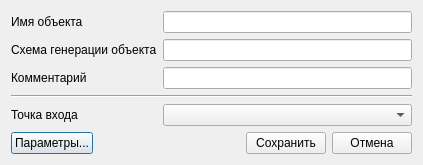
<?xml version="1.0" encoding="UTF-8"?>
<ui version="4.0">
 <class>ObjectDialog</class>
 <widget class="QDialog" name="ObjectDialog">
  <property name="geometry">
   <rect>
    <x>0</x>
    <y>0</y>
    <width>423</width>
    <height>158</height>
   </rect>
  </property>
  <property name="sizePolicy">
   <sizepolicy hsizetype="Preferred" vsizetype="Minimum">
    <horstretch>0</horstretch>
    <verstretch>0</verstretch>
   </sizepolicy>
  </property>
  <property name="windowTitle">
   <string>Dialog</string>
  </property>
  <layout class="QVBoxLayout" name="verticalLayout">
   <item>
    <layout class="QFormLayout" name="layout_22">
     <property name="fieldGrowthPolicy">
      <enum>QFormLayout::AllNonFixedFieldsGrow</enum>
     </property>
     <item row="0" column="0">
      <widget class="QLabel" name="label_id">
       <property name="text">
        <string>Имя объекта</string>
       </property>
      </widget>
     </item>
     <item row="0" column="1">
      <widget class="QLineEdit" name="id"/>
     </item>
     <item row="1" column="0">
      <widget class="QLabel" name="label_templet">
       <property name="text">
        <string>Схема генерации объекта</string>
       </property>
      </widget>
     </item>
     <item row="1" column="1">
      <widget class="QLineEdit" name="templet"/>
     </item>
     <item row="2" column="0">
      <widget class="QLabel" name="label_3">
       <property name="text">
        <string>Комментарий</string>
       </property>
      </widget>
     </item>
     <item row="2" column="1">
      <widget class="QLineEdit" name="rem"/>
     </item>
     <item row="4" column="0">
      <widget class="QLabel" name="label_4">
       <property name="text">
        <string>Точка входа</string>
       </property>
      </widget>
     </item>
     <item row="3" column="0" colspan="2">
      <widget class="Line" name="line">
       <property name="orientation">
        <enum>Qt::Horizontal</enum>
       </property>
      </widget>
     </item>
     <item row="4" column="1">
      <widget class="QComboBox" name="entry"/>
     </item>
    </layout>
   </item>
   <item>
    <layout class="QHBoxLayout" name="horizontalLayout">
     <item>
      <widget class="QPushButton" name="params">
       <property name="text">
        <string>Параметры...</string>
       </property>
      </widget>
     </item>
     <item>
      <spacer name="horizontalSpacer">
       <property name="orientation">
        <enum>Qt::Horizontal</enum>
       </property>
       <property name="sizeHint" stdset="0">
        <size>
         <width>40</width>
         <height>20</height>
        </size>
       </property>
      </spacer>
     </item>
     <item>
      <widget class="QPushButton" name="save">
       <property name="text">
        <string>Сохранить</string>
       </property>
      </widget>
     </item>
     <item>
      <widget class="QPushButton" name="cancel">
       <property name="text">
        <string>Отмена</string>
       </property>
      </widget>
     </item>
    </layout>
   </item>
  </layout>
 </widget>
 <resources/>
 <connections/>
</ui>
